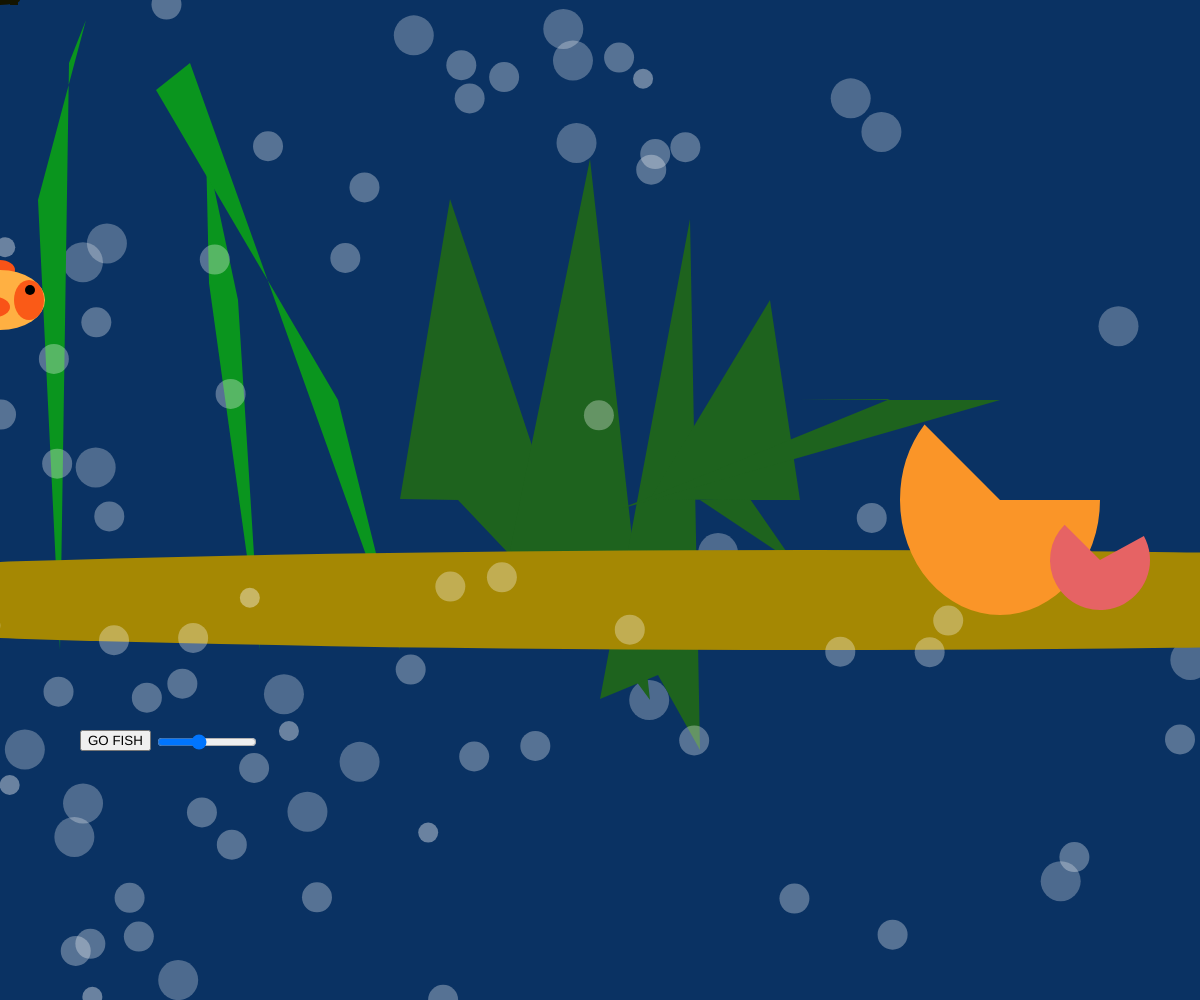
Frame 1 (no input)
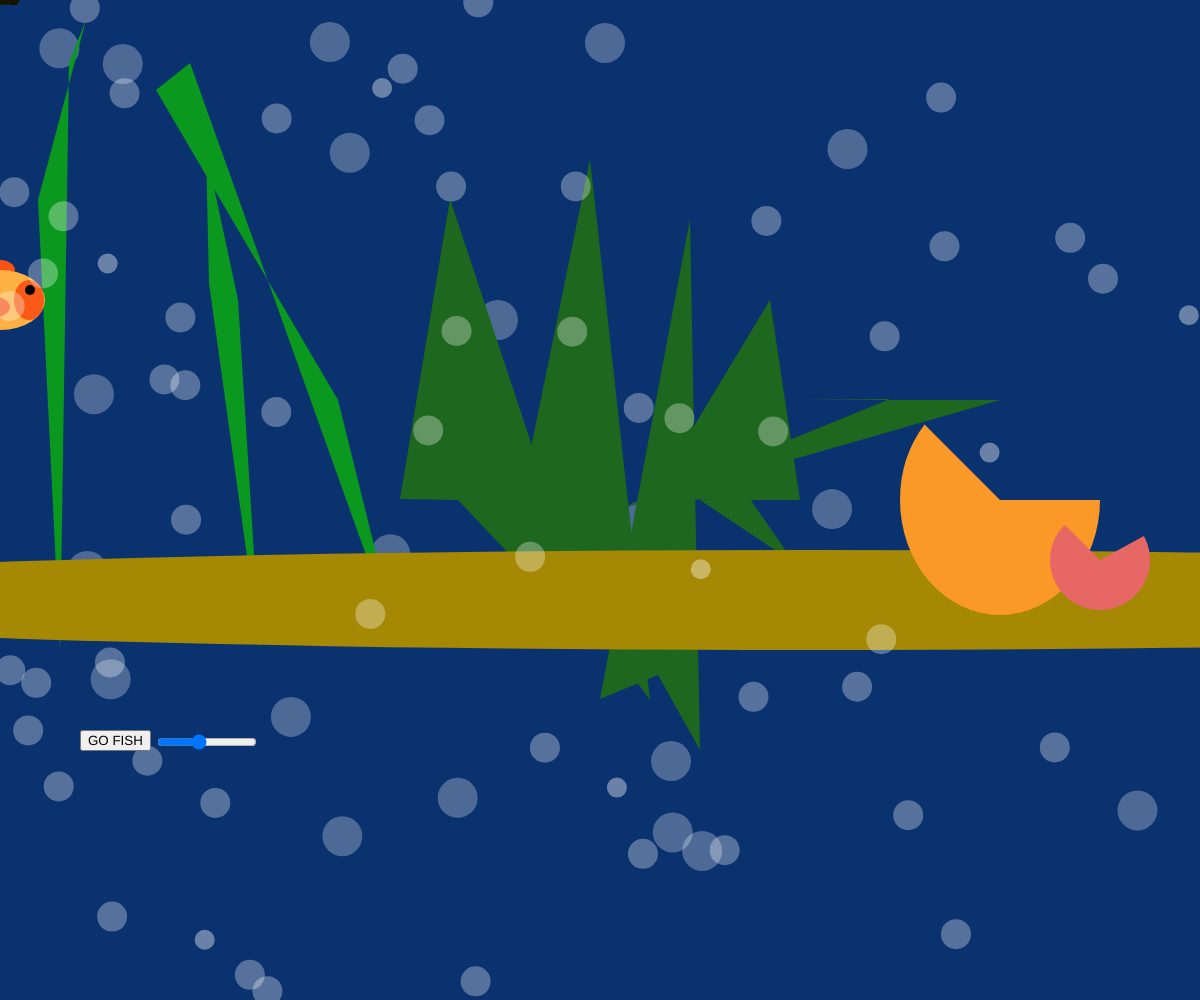
Frame 60 (no input)
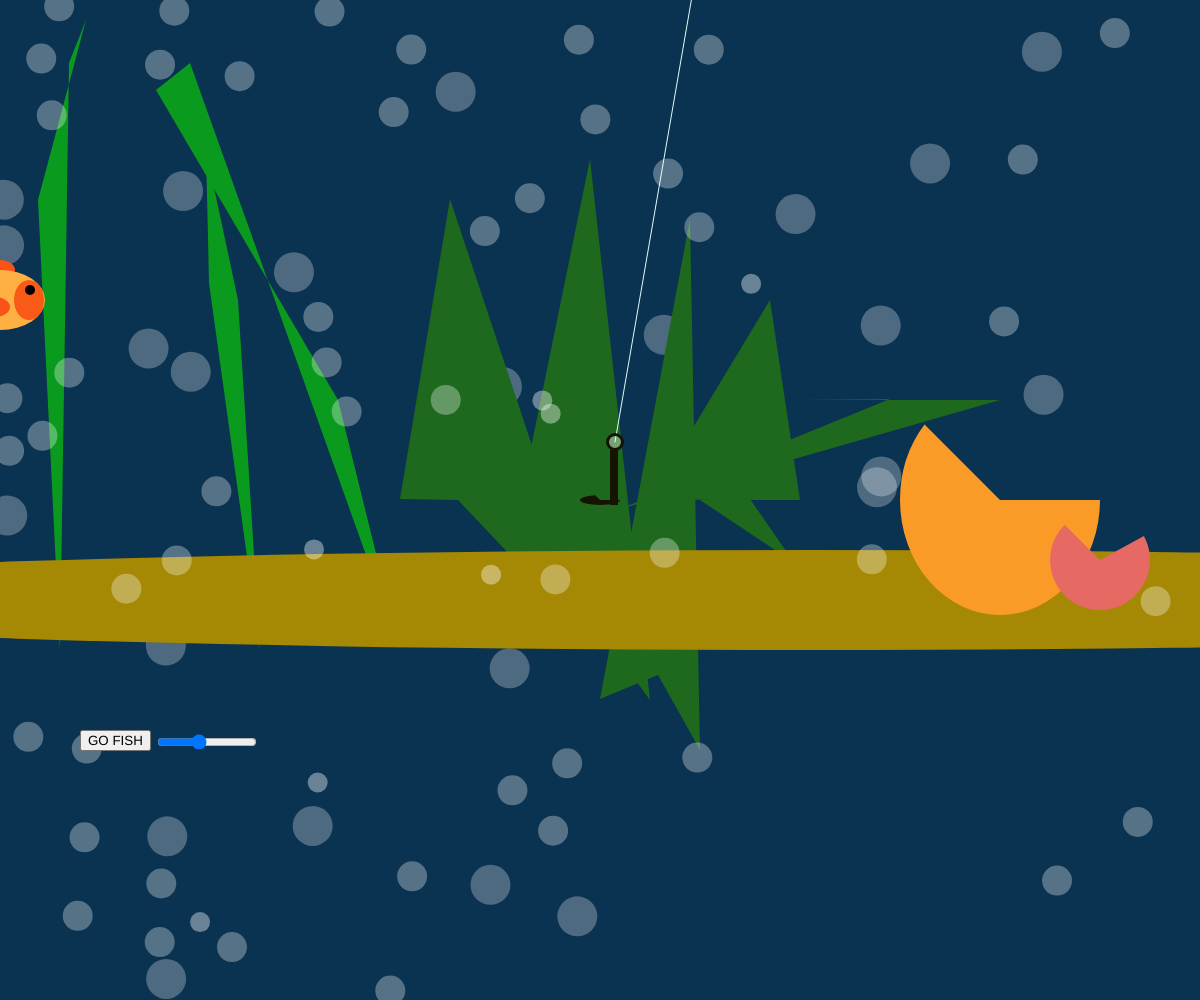
Frame 120 (the mouse pressed at the canvas centre since frame 60)

The p5.js sketch that drew these frames (run headless with seeded random() and noise() and a simulated clock; from frame 60 on, the mouse is pressed at the canvas centre):

// p5.js sketch
// ── sketch.js
var speedSlider
var play
var startX = -50
var startY = 200
var fishMoving = false
var initialFrameRate = 30
var sliderMax = 60
var counter = 0
var gameWon = false

function setup() {
	createCanvas(windowWidth, windowHeight)
	background(10, 50, random() * 120)

	noCursor()
	
	//button to start game
	play = createButton('GO FISH');
	play.position(windowWidth / 2 - 520, windowHeight / 2 + 230)
	play.mouseClicked(playButtonClicked)

	//slider for the speed of fish
	speedSlider = createSlider(10, sliderMax, initialFrameRate, 1)
	speedSlider.position(windowWidth / 2 - 445, windowHeight / 2 + 235)
	speedSlider.size(100, 10)
	speedSlider.changed(speedChanged)

	frameRate(initialFrameRate)
}

function playButtonClicked() {
	fishMoving = !fishMoving
	gameWon = false
	startX = 0
}

function speedChanged() {
	// this code runs when you update the slider
	frameRate(speedSlider.value())
}

function draw() {
	background(10, 50, 100 - sin(frameCount / 16) * 20)
	
	bubbles1()
	
	//seaweed in the background, will eventually sway back and forth
	fill(10, 150 - sin(frameCount / 10) * 10, 30)
	quad(38, 200, 86, 20, 69, 63, 60, 650)
	quad(238, 300, 206, 150, 209, 283, 260, 650)
	quad(338, 400, 156, 90, 190, 63, 400, 650)
	
	fill(30, 100 - sin(frameCount / 10) * 10, 30)
	quad(458, 500, 400, 499, 450, 199, 600, 650)
	quad(558, 575, 500, 599, 590, 159, 650, 700)
	quad(658, 675, 600, 699, 690, 219, 700, 750)
	
	fill(30, 100 - sin(frameCount / 10) * 10, 30)
	quad(800, 500, 720, 500, 650, 499, 770, 300)
	quad(850, 600, 820, 600, 750, 499, 700, 500)
	quad(1000, 400, 620, 509, 890, 399, 800, 400)
	
	//should become a for loop, multiple circles to create a sandy floor
	fill(165, 136, 3)
	ellipse(810, 600, 2500, 100)
	
	fill(250, 150 - sin(frameCount / 10) * 10, 40)
	arc(1000, 500, 200, 230, 0, PI + QUARTER_PI, PIE)
	fill(230, 100 - sin(frameCount / 10) * 10, 100)
	arc(1100, 560, 100, 100, - .5, PI + QUARTER_PI, PIE)
	
	bubbles2()
	
	//for fish
	drawFish(startX, startY)
	if (fishMoving) {
		startX = startX + 4 //adds one to startX
		startY = sin(frameCount / 16) * 125 + 200
	}
	if (startX > windowWidth + 100) {
		startX = 0
	}
	
	fishLine()
	
	bubbles3()
} // end draw()

function drawFish(x, y) {
	push()
	
	if (gameWon) {
		translate(mouseX - 85, mouseY - 110)
	}
	else {
		translate(x, y) // shifts point of origin for entire drawing, don't need to do it in each ellipse
	}
	
	fill(249, 83, 23) // top fin dark orange
	ellipse(50, 70, 30, 20)
	
	fill(249, 83, 23) //top back fin dark orange
	ellipse(0, 90, 30, 20)
	
	fill(249, 83, 23) //bottom back fin dark orange
	ellipse(0, 110, 30, 20)
	
	fill(255, 176, 66) //fish body
	ellipse(50, 100, 90, 60)
	
	//noStroke() //fish head
	fill(250, 90, 23)
	ellipse(79, 100, 30, 40)
	
	fill(0, 0, 0) //eyeball
	ellipse(80, 90, 10, 10)
	
	fill(249, 83, 23) // top fin dark orange
	ellipse(45, 107, 30, 20)
	
	pop()
}

	function bubbles1() {
		for (var size = 5; size <= windowWidth; size = size + 30) {
			noStroke()
			fill(255, 255, 255, 70)
			ellipse(random(100 + size * 4), random(windowHeight), 40, 40)
		}
	}

	function bubbles2() {
		for (var x = 3; x <= windowWidth; x = x + 120) {
			noStroke()
			fill(255, 255, 255, 100)
			ellipse(random(10 + x * 2) - 50, random(windowHeight), 20, 20)
		}
	}

function bubbles3() {
		for (var size = 4; size <= windowWidth; size = size + 20) {
			noStroke()
			fill(255, 255, 255, 80)
			ellipse(random(10 + size * 2), random(windowHeight), 30, 30)
	}
}

//currently being affected by the translate function in the drawFish function, maybe add a push pop to this!? - DONE!
function fishLine() {
	strokeWeight(1)
	stroke(225, 250, 250)
	line(mouseX + 100, -50, mouseX + 15, mouseY - 58)
	stroke(20, 20, 0)
	strokeWeight(3)
	ellipse(mouseX + 15, mouseY - 58, 15, 15)
	noStroke()
	fill(20, 20, 0)
	rect(mouseX + 10, mouseY - 50, 8, 55);
	arc(mouseX, mouseY, 40, 10, 0, PI + QUARTER_PI, PIE);
}

function mouseReleased() {
	console.log(mouseX, mouseY, startX, startY)
	
	var catchRange = 35
	
	if (mouseX - 30 > startX - catchRange && mouseX - 30 < startX + catchRange 
			&& mouseY - 90 > startY - catchRange && mouseY - 90 < startY + catchRange) {
		gameWon = true //setting game state to won! changes drawFish
	}
}
